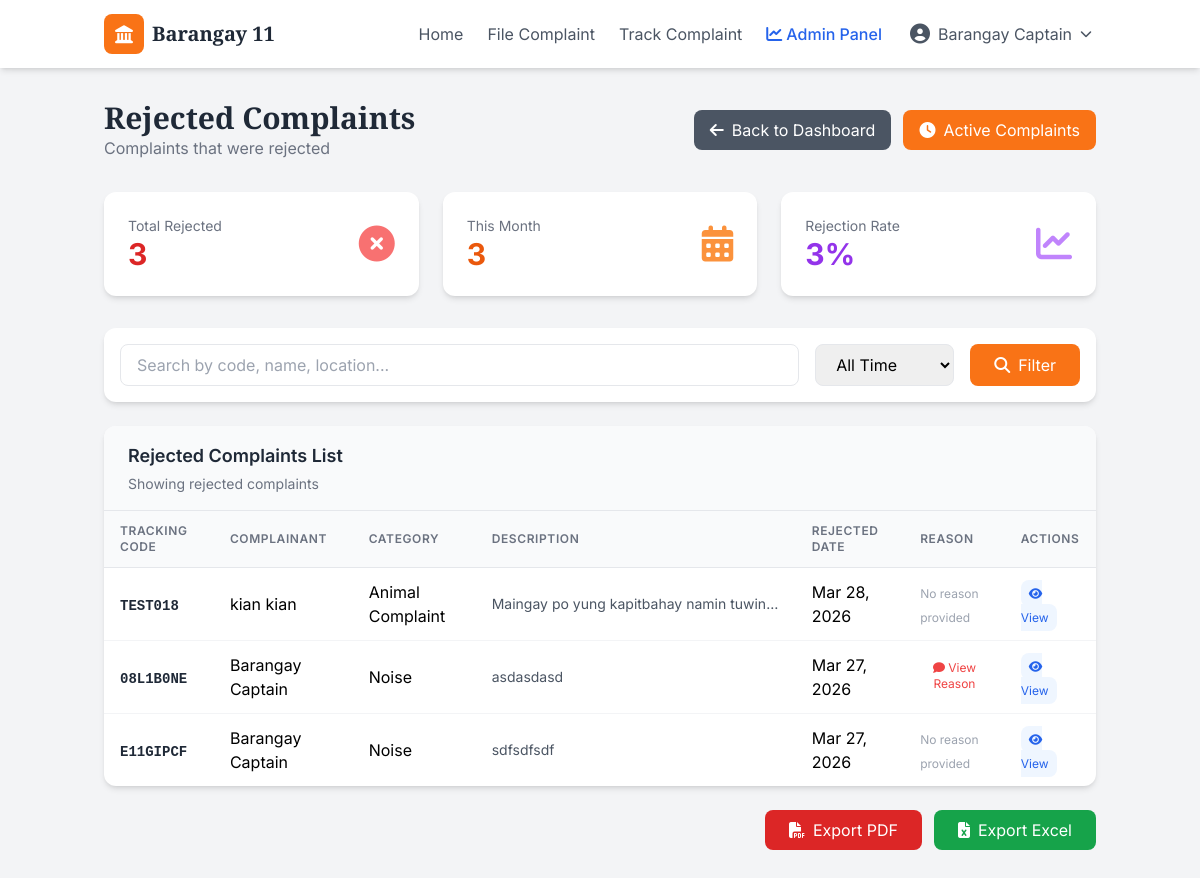
Page /rejected-complaints/ (signed in) on the committed database.
### accounts/models.py (models this page shows, shortened)
class User(AbstractUser):
    username = None
    email = models.EmailField(unique=True)
    ROLE_CHOICES = [
        ('resident', 'Resident'),
        ('admin', 'Admin'),
        ('captain', 'Captain'),
    ]
    role = models.CharField(max_length=20, choices=ROLE_CHOICES, default='resident')
    first_name = models.CharField(max_length=150)
    last_name = models.CharField(max_length=150)
    is_verified = models.BooleanField(default=False)
    verification_code = models.CharField(max_length=6, blank=True, null=True)
    verification_code_created_at = models.DateTimeField(blank=True, null=True)
    USERNAME_FIELD = 'email'
    REQUIRED_FIELDS = ['first_name', 'last_name']
    objects = UserManager()
    def is_admin(self):
        return self.role in ['admin', 'captain']

### complaints/models.py (models this page shows, shortened)
class Complaint(models.Model):
    STATUS_CHOICES = [
        ('pending', 'Pending'),
        ('under_review', 'Under Review'),
        ('in_progress', 'In Progress'),
        ('resolved', 'Resolved'),
        ('rejected', 'Rejected'),
    ]
    tracking_code = models.CharField(max_length=8, unique=True, default=generate_tracking_code)
    submitted_by = models.ForeignKey(User, on_delete=models.CASCADE, related_name='complaints')
    category = models.ForeignKey(Category, on_delete=models.SET_NULL, null=True)
    description = models.TextField()
    location = models.CharField(max_length=200)
    image = models.ImageField(upload_to='complaints/', blank=True, null=True)
    status = models.CharField(max_length=20, choices=STATUS_CHOICES, default='pending')
    status_updated_by = models.ForeignKey(User, on_delete=models.SET_NULL, null=True, blank=True, related_name='updated_complaints')
    admin_notes = models.TextField(blank=True)
    created_at = models.DateTimeField(auto_now_add=True)
    updated_at = models.DateTimeField(auto_now=True)
    resolved_at = models.DateTimeField(null=True, blank=True)
    is_spam = models.BooleanField(default=False)
    spam_confidence = models.FloatField(default=0.0)
    reviewed_by_admin = models.BooleanField(default=False)
    resolution_feedback = models.TextField(blank=True, null=True, help_text="Feedback for resolved or rejected complaints")

class Category(models.Model):
    name = models.CharField(max_length=50, unique=True)
    description = models.TextField(blank=True)
    created_at = models.DateTimeField(auto_now_add=True)
    class Meta:
        verbose_name_plural = "Categories"

### complaints/views.py (the view, shortened to what this page needs)
# urls.py: path('rejected-complaints/', views.rejected_complaints, name='rejected_complaints'),
@login_required
@user_passes_test(lambda u: u.is_admin())
def rejected_complaints(request):
    complaints = Complaint.objects.filter(
        status='rejected',
        is_spam=False
    ).order_by('-updated_at')
    search = request.GET.get('search', '')
    date_range = request.GET.get('date_range', 'all')
    today = timezone.now().date()
    if date_range == 'today':
        complaints = complaints.filter(updated_at__date=today)
    elif date_range == 'week':
        start_date = today - timedelta(days=7)
        complaints = complaints.filter(updated_at__date__gte=start_date)
    elif date_range == 'month':
        start_date = today - timedelta(days=30)
        complaints = complaints.filter(updated_at__date__gte=start_date)
    elif date_range == 'year':
        start_date = today - timedelta(days=365)
        complaints = complaints.filter(updated_at__date__gte=start_date)
    total_rejected = complaints.count()
    rejected_this_month = complaints.filter(updated_at__month=today.month).count()
    paginator = Paginator(complaints, 20)
    page_number = request.GET.get('page')
    page_obj = paginator.get_page(page_number)
    context = {
        'complaints': page_obj,
        'total_rejected': total_rejected,
        'rejected_this_month': rejected_this_month,
        'search': search,
        'date_range': date_range,
    }
    return render(request, 'complaints/rejected_complaints.html', context)

### templates/complaints/rejected_complaints.html (shortened to what this page needs)
<!DOCTYPE html>
<html lang="en">
<head>
    <script src="https://cdn.tailwindcss.com"></script>
    <link rel="stylesheet" href="https://cdnjs.cloudflare.com/ajax/libs/font-awesome/6.4.0/css/all.min.css">
</head>
<body class="bg-gray-100">
    <nav class="bg-white shadow-md sticky top-0 z-50">
        <div class="container mx-auto px-4 py-3 flex justify-between items-center">
            <a href="{% url 'home' %}" class="flex items-center gap-2">
                <div class="w-10 h-10 bg-orange-500 rounded-lg flex items-center justify-center">
                    <i class="fas fa-landmark text-white text-lg"></i>
                </div>
                <span class="font-display font-bold text-xl text-gray-800">Barangay 11</span>
            </a>
            <div class="hidden md:flex items-center gap-6">
                <a href="{% url 'home' %}" class="text-gray-600 hover:text-orange-500 transition">Home</a>
                <a href="{% url 'submit_complaint' %}" class="text-gray-600 hover:text-orange-500 transition">File Complaint</a>
                <a href="{% url 'track_complaint' %}" class="text-gray-600 hover:text-orange-500 transition">Track Complaint</a>
                {% if user.is_authenticated %}
                    {% if user.is_admin %}
                        <a href="{% url 'admin_dashboard' %}" class="text-blue-600 hover:text-blue-700 transition font-medium">
                            <i class="fas fa-chart-line mr-1"></i>Admin Panel
                        </a>
                    {% endif %}
                    <div class="dropdown-container">
                        <button class="flex items-center gap-2 text-gray-600 hover:text-orange-500 py-2 px-1">
                            <i class="fas fa-user-circle text-xl"></i>
                            <span>{{ user.first_name }} {{ user.last_name }}</span>
                            <i class="fas fa-chevron-down text-xs"></i>
                        </button>
                    </div>
                {% endif %}
            </div>
        </div>
    </nav>
    <main>
        <div class="bg-gray-100 min-h-screen py-8">
            <div class="container mx-auto px-4">
                <div class="flex justify-between items-center mb-8">
                    <div>
                        <h1 class="text-3xl font-display font-bold text-gray-800">Rejected Complaints</h1>
                        <p class="text-gray-500">Complaints that were rejected</p>
                    </div>
                    <div class="flex gap-3">
                        <a href="{% url 'admin_dashboard' %}" class="bg-gray-600 text-white px-4 py-2 rounded-lg hover:bg-gray-700 transition">
                            <i class="fas fa-arrow-left mr-2"></i>Back to Dashboard
                        </a>
                        <a href="{% url 'pending_complaints' %}" class="bg-orange-500 text-white px-4 py-2 rounded-lg hover:bg-orange-600 transition">
                            <i class="fas fa-clock mr-2"></i>Active Complaints
                        </a>
                    </div>
                </div>
                <div class="grid grid-cols-1 md:grid-cols-3 gap-6 mb-8">
                    <div class="bg-white rounded-xl shadow-md p-6 stat-card">
                        <div class="flex items-center justify-between">
                            <div>
                                <p class="text-gray-500 text-sm">Total Rejected</p>
                                <p class="text-3xl font-bold text-red-600">{{ total_rejected }}</p>
                            </div>
                            <i class="fas fa-times-circle text-4xl text-red-400"></i>
                        </div>
                    </div>
                    <div class="bg-white rounded-xl shadow-md p-6 stat-card">
                        <div class="flex items-center justify-between">
                            <div>
                                <p class="text-gray-500 text-sm">This Month</p>
                                <p class="text-3xl font-bold text-orange-600">{{ rejected_this_month }}</p>
                            </div>
                            <i class="fas fa-calendar-alt text-4xl text-orange-400"></i>
                        </div>
                    </div>
                    <div class="bg-white rounded-xl shadow-md p-6 stat-card">
                        <div class="flex items-center justify-between">
                            <div>
                                <p class="text-gray-500 text-sm">Rejection Rate</p>
                                <p class="text-3xl font-bold text-purple-600">
                                    {{ total_rejected|floatformat:0 }}%
                                </p>
                            </div>
                            <i class="fas fa-chart-line text-4xl text-purple-400"></i>
                        </div>
                    </div>
                </div>
                <div class="bg-white rounded-xl shadow-md p-4 mb-6">
                    <form method="GET" class="flex flex-col md:flex-row gap-4">
                        <input type="text" name="search" value="{{ search }}" placeholder="Search by code, name, location..."
                               class="flex-1 px-4 py-2 border rounded-lg focus:outline-none focus:ring-2 focus:ring-orange-500">
                        <select name="date_range" class="px-4 py-2 border rounded-lg">
                            <option value="all" {% if date_range == 'all' %}selected{% endif %}>All Time</option>
                        </select>
                        <button type="submit" class="bg-orange-500 text-white px-6 py-2 rounded-lg hover:bg-orange-600">
                            <i class="fas fa-search mr-2"></i>Filter
                        </button>
                    </form>
                </div>
                <div class="bg-white rounded-xl shadow-md overflow-hidden">
                    <div class="px-6 py-4 bg-gray-50 border-b">
                        <h3 class="text-lg font-semibold text-gray-800">Rejected Complaints List</h3>
                        <p class="text-sm text-gray-500 mt-1">Showing {{ complaints.count }} rejected complaints</p>
                    </div>
                    <div class="overflow-x-auto">
                        <table class="w-full">
                            <thead class="bg-gray-50 border-b border-gray-200">
                                <tr>
                                    <th class="px-4 py-3 text-left text-xs font-semibold text-gray-500 uppercase tracking-wider">Tracking Code</th>
                                    <th class="px-4 py-3 text-left text-xs font-semibold text-gray-500 uppercase tracking-wider">Complainant</th>
                                    <th class="px-4 py-3 text-left text-xs font-semibold text-gray-500 uppercase tracking-wider">Category</th>
                                    <th class="px-4 py-3 text-left text-xs font-semibold text-gray-500 uppercase tracking-wider">Description</th>
                                    <th class="px-4 py-3 text-left text-xs font-semibold text-gray-500 uppercase tracking-wider">Rejected Date</th>
                                    <th class="px-4 py-3 text-left text-xs font-semibold text-gray-500 uppercase tracking-wider">Reason</th>
                                    <th class="px-4 py-3 text-left text-xs font-semibold text-gray-500 uppercase tracking-wider">Actions</th>
                                </tr>
                            </thead>
                            <tbody class="divide-y divide-gray-100">
                                {% for complaint in complaints %}
                                <tr class="hover:bg-gray-50 transition duration-150">
                                    <td class="px-4 py-3">
                                        <span class="font-mono text-sm font-semibold text-gray-800">{{ complaint.tracking_code }}</span>
                                    </td>
                                    <td class="px-4 py-3">{{ complaint.submitted_by.first_name }} {{ complaint.submitted_by.last_name }}</td>
                                    <td class="px-4 py-3">{{ complaint.category.name|default:"Uncategorized" }}</td>
                                    <td class="px-4 py-3 max-w-xs">
                                        <p class="text-sm text-gray-600 truncate" title="{{ complaint.description }}">
                                            {{ complaint.description|truncatechars:50 }}
                                        </p>
                                    </td>
                                    <td class="px-4 py-3">{{ complaint.updated_at|date:"M d, Y" }}</td>
                                    <td class="px-4 py-3">
                                        {% if complaint.resolution_feedback %}
                                        <button onclick="showFeedback('{{ complaint.tracking_code }}', '{{ complaint.resolution_feedback|escapejs }}')"
                                                class="text-red-500 hover:text-red-700 text-xs">
                                            <i class="fas fa-comment"></i> View Reason
                                        </button>
                                        {% else %}
                                        <span class="text-gray-400 text-xs">No reason provided</span>
                                        {% endif %}
                                    </td>
                                    <td class="px-4 py-3">
                                        <a href="{% url 'track_complaint' %}?code={{ complaint.tracking_code }}"
                                           class="bg-blue-50 hover:bg-blue-100 text-blue-600 px-2 py-1.5 rounded-lg text-xs transition"
                                           target="_blank">
                                            <i class="fas fa-eye text-xs"></i> View
                                        </a>
                                    </td>
                                </tr>
                                {% empty %}
                                <tr>
                                    <td colspan="7" class="px-4 py-12 text-center text-gray-500">No rejected complaints found.</td>
                                </tr>
                                {% endfor %}
                            </tbody>
                        </table>
                    </div>
                </div>
                <div class="mt-6 flex justify-end">
                    <button onclick="exportToPDF()" class="bg-red-600 text-white px-6 py-2 rounded-lg hover:bg-red-700 transition mr-3">
                        <i class="fas fa-file-pdf mr-2"></i>Export PDF
                    </button>
                    <button onclick="exportToExcel()" class="bg-green-600 text-white px-6 py-2 rounded-lg hover:bg-green-700 transition">
                        <i class="fas fa-file-excel mr-2"></i>Export Excel
                    </button>
                </div>
            </div>
        </div>
    </main>
</body>
</html>

### templates/complaints/rejected_complaints.html (style rules this page uses)
* { font-family: 'Inter', sans-serif; }
.font-display { font-family: 'Playfair Display', serif; }
.stat-card { transition: transform 0.2s ease, box-shadow 0.2s ease; }
.dropdown-container { position: relative; }
.dropdown-container::after { content: ''; position: absolute; top: 100%; right: 0; width: 100%; height: 5px; background: transparent; }

### rows in the picture
User: first_name "Barangay", last_name "Captain"
Complaint: tracking_code "TEST018", submitted_by.first_name "kian", submitted_by.last_name "kian", category.name "Animal Complaint", description "Maingay po yung kapitbahay namin tuwin…", updated_at "Mar 28, 2026", shows "No reason provided"
Complaint: tracking_code "08L1B0NE", submitted_by.first_name "Barangay", submitted_by.last_name "Captain", category.name "Noise", description "asdasdasd", updated_at "Mar 27, 2026"
Complaint: tracking_code "E11GIPCF", submitted_by.first_name "Barangay", submitted_by.last_name "Captain", category.name "Noise", description "sdfsdfsdf", updated_at "Mar 27, 2026", shows "No reason provided"

### other values in the picture
{{ total_rejected }} "3"
{{ rejected_this_month }} "3"
{{ total_rejected|floatformat:0 }} "3"
